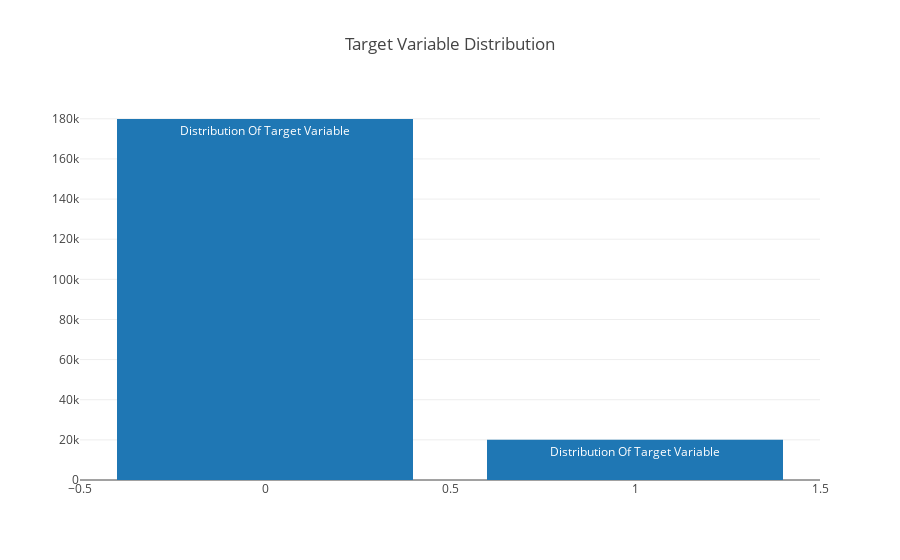

Notebook cell for this chart:
### Code cell
import plotly
#import plotly.plotly as py
import plotly.graph_objs as go
plotly.offline.init_notebook_mode(connected=True)
data = [go.Bar(x=santander_train.target.value_counts().index.values,y=santander_train.target.value_counts().values,text='Distribution Of Target Variable')]
layout=go.Layout(title='Target Variable Distribution')
fig = go.Figure(data=data,layout=layout)
plotly.offline.iplot(fig,filename='basic-bar')

### Figure 1 — Plotly figure (JSON) as saved in the notebook; plotly's stock layout.template omitted (floating-point values rounded to 4 significant figures)
{"data": [{"text": "Distribution Of Target Variable", "type": "bar", "uid": "4c3439c7-0998-4b03-8f4e-63ce9a810103", "x": [0, 1], "y": [179902, 20098]}], "layout": {"title": "Target Variable Distribution"}}
